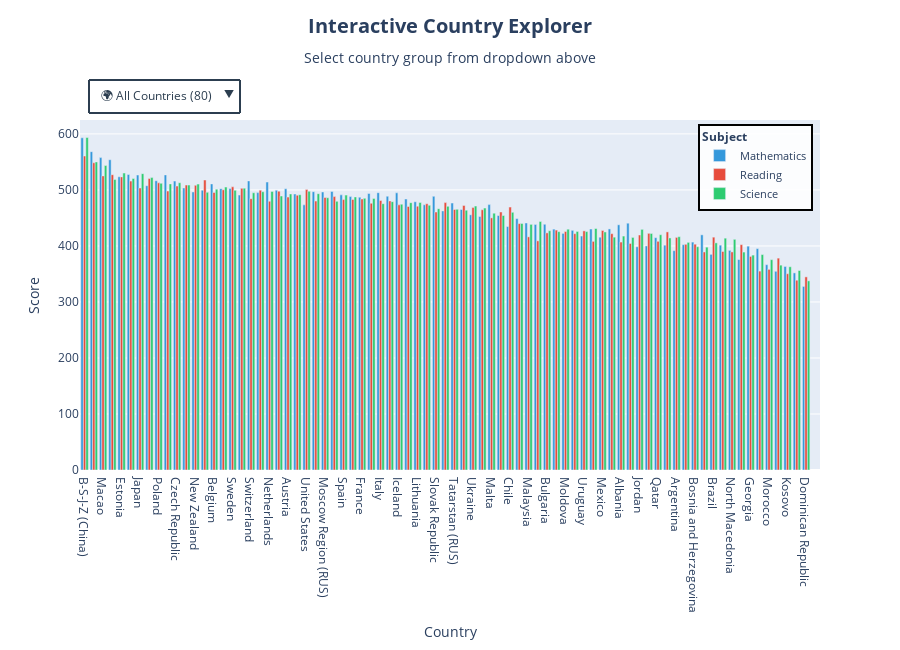

The code cell stored with this chart in its notebook:
### Code cell
# Interactive Plot 1: Country Performance Explorer
# Prepare data
plot_data = country_scores[['Math', 'Reading', 'Science', 'Overall']].reset_index()
plot_data.columns = ['Country', 'Mathematics', 'Reading', 'Science', 'Overall']
plot_data = plot_data.sort_values('Overall', ascending=False)

# Country groups
all_countries = plot_data['Country'].tolist()
top10_countries = plot_data.nlargest(10, 'Overall')['Country'].tolist()
top20_countries = plot_data.nlargest(20, 'Overall')['Country'].tolist()
top5_countries = plot_data.nlargest(5, 'Overall')['Country'].tolist()
greece_comparison = top5_countries + ['Greece'] if 'Greece' not in top5_countries else top5_countries

# Create figure with dropdown menus
fig = go.Figure()

# Add traces for all three subjects
subjects = ['Mathematics', 'Reading', 'Science']
colors = ['#3498db', '#e74c3c', '#2ecc71']

for subject, color in zip(subjects, colors):
    fig.add_trace(go.Bar(
        x=plot_data['Country'],
        y=plot_data[subject],
        name=subject,
        marker=dict(color=color),
        hovertemplate='<b>%{x}</b><br>' + subject + ': %{y:.1f}<extra></extra>'
    ))

# Create dropdown menu for country selection
country_buttons = []

# All Countries button
country_buttons.append(
    dict(label='🌍 All Countries (80)', method='update',
         args=[{'x': [all_countries, all_countries, all_countries],
                'y': [plot_data['Mathematics'].tolist(), 
                      plot_data['Reading'].tolist(), 
                      plot_data['Science'].tolist()]}])
)

# Top 10 button
country_buttons.append(
    dict(label='🏆 Top 10', method='update',
         args=[{'x': [top10_countries, top10_countries, top10_countries],
                'y': [[plot_data[plot_data['Country']==c][s].values[0] for c in top10_countries] 
                      for s in subjects]}])
)

# Top 20 button
country_buttons.append(
    dict(label='⭐ Top 20', method='update',
         args=[{'x': [top20_countries, top20_countries, top20_countries],
                'y': [[plot_data[plot_data['Country']==c][s].values[0] for c in top20_countries] 
                      for s in subjects]}])
)

# Greece vs Top 5 button
country_buttons.append(
    dict(label='🇬🇷 Greece vs Top 5', method='update',
         args=[{'x': [greece_comparison, greece_comparison, greece_comparison],
                'y': [[plot_data[plot_data['Country']==c][s].values[0] for c in greece_comparison] 
                      for s in subjects]}])
)

# Update layout with dropdown positioning
fig.update_layout(
    title={
        'text': '<b>Interactive Country Explorer</b><br><sub>Select country group from dropdown above</sub>',
        'y': 0.95,
        'x': 0.5,
        'xanchor': 'center',
        'yanchor': 'top',
        'font': {'size': 20}
    },
    xaxis_title='Country',
    yaxis_title='Score',
    barmode='group',
    height=650,
    margin=dict(t=120),
    hovermode='closest',
    showlegend=True,
    legend=dict(
        title=dict(text='<b>Subject</b>', font=dict(size=12)),
        orientation="v",
        yanchor="top",
        y=0.99,
        xanchor="right",
        x=0.99,
        bgcolor="rgba(255, 255, 255, 0.9)",
        bordercolor="Black",
        borderwidth=2,
        font=dict(size=11)
    ),
    xaxis={'categoryorder': 'total descending'},
    updatemenus=[
        dict(
            active=0,
            buttons=country_buttons,
            direction='down',
            pad={"r": 10, "t": 10},
            showactive=True,
            x=0.01,
            xanchor='left',
            y=1.15,
            yanchor='top',
            bgcolor='rgba(255, 255, 255, 0.95)',
            bordercolor='#2c3e50',
            borderwidth=2,
            font=dict(size=12, color='#2c3e50')
        )
    ]
)

fig.show()
print("\n✓ Interactive Plot 1: Country Performance Explorer")
print("   Filters: 🌍 All Countries | 🏆 Top 10 | ⭐ Top 20 | 🇬🇷 Greece vs Top 5")

### Figure 1 — Plotly figure (JSON) as saved in the notebook; plotly's stock layout.template omitted (floating-point values rounded to 4 significant figures; data arrays with more than 128 entries replaced by an {"elided": "..."} marker saying what was removed)
{"data": [{"hovertemplate": "<b>%{x}</b><br>Mathematics: %{y:.1f}<extra></extra>", "marker": {"color": "#3498db"}, "name": "Mathematics", "type": "bar", "x": ["B-S-J-Z (China)", "Singapore", "Macao", "Hong Kong", "Estonia", "Korea", "Japan", "Finland", "Poland", "Chinese Taipei", "Czech Republic", "Canada", "New Zealand", "Ireland", "Belgium", "Germany", "Sweden", "Australia", "Switzerland", "United Kingdom", "Netherlands", "Norway", "Austria", "Portugal", "United States", "Slovenia", "Moscow Region (RUS)", "Denmark", "Spain", "Hungary", "France", "Latvia", "Italy", "Russian Federation", "Iceland", "Luxembourg", "Lithuania", "Belarus", "Slovak Republic", "Croatia", "Tatarstan (RUS)", "Israel", "Ukraine", "Turkey", "Malta", "Greece", "Chile", "Serbia", "Malaysia", "Thailand", "Bulgaria", "Romania", "Moldova", "United Arab Emirates", "Uruguay", "Brunei Darussalam", "Mexico", "Montenegro", "Albania", "Kazakhstan", "Jordan", "Colombia", "Qatar", "Costa Rica", "Argentina", "Peru", "Bosnia and Herzegovina", "Baku (Azerbaijan)", "Brazil", "Indonesia", "North Macedonia", "Saudi Arabia", "Georgia", "Lebanon", "Morocco", "Panama", "Kosovo", "Philippines", "Dominican Republic", "Vietnam"], "y": [593.1, 568.3, 557.7, 553.9, 523.5, 527.5, 526.6, 507.5, 516.4, 526.9, 515.7, 503.5, 496.4, 499.6, 510.8, 502.2, 502.4, 490.7, 516.1, 495.2, 514.1, 499.6, 502, 492.7, 473.3, 496.9, 496.3, 497.3, 491.2, 488.1, 487.0, 493.7, 495.1, 488.8, 494.8, 483.8, 478.9, 473.4, 488.6, 462.6, 476.6, 465.0, 455.6, 452.6, 473.8, 454.2, 434.6, 448.8, 441, 438.4, 438.7, 430.0, 422.4, 427.9, 417.7, 430.2, 415.6, 430.4, 437.7, 440.6, 398.5, 400.0, 414.8, 401.4, 391.6, 402.2, 406.9, 419.9, 385.0, 401.4, 392.1, 375.7, 399.6, 395.2, 366.5, 354.7, 363.4, 351.9, 327.7, null]}, {"hovertemplate": "<b>%{x}</b><br>Reading: %{y:.1f}<extra></extra>", "marker": {"color": "#e74c3c"}, "name": "Reading", "type": "bar", "x": ["B-S-J-Z (China)", "Singapore", "Macao", "Hong Kong", "Estonia", "Korea", "Japan", "Finland", "Poland", "Chinese Taipei", "Czech Republic", "Canada", "New Zealand", "Ireland", "Belgium", "Germany", "Sweden", "Australia", "Switzerland", "United Kingdom", "Netherlands", "Norway", "Austria", "Portugal", "United States", "Slovenia", "Moscow Region (RUS)", "Denmark", "Spain", "Hungary", "France", "Latvia", "Italy", "Russian Federation", "Iceland", "Luxembourg", "Lithuania", "Belarus", "Slovak Republic", "Croatia", "Tatarstan (RUS)", "Israel", "Ukraine", "Turkey", "Malta", "Greece", "Chile", "Serbia", "Malaysia", "Thailand", "Bulgaria", "Romania", "Moldova", "United Arab Emirates", "Uruguay", "Brunei Darussalam", "Mexico", "Montenegro", "Albania", "Kazakhstan", "Jordan", "Colombia", "Qatar", "Costa Rica", "Argentina", "Peru", "Bosnia and Herzegovina", "Baku (Azerbaijan)", "Brazil", "Indonesia", "North Macedonia", "Saudi Arabia", "Georgia", "Lebanon", "Morocco", "Panama", "Kosovo", "Philippines", "Dominican Republic", "Vietnam"], "y": [560.5, 548.5, 525.1, 527.2, 523.3, 515.8, 503.5, 520.3, 512.6, 498, 506.9, 508.6, 508.2, 517.7, 495.4, 500.2, 505.5, 502.9, 484.4, 499.6, 479.8, 497.8, 487.1, 490.6, 500.6, 480.1, 486.5, 488.1, 482.7, 482.9, 483.8, 476.2, 481.1, 480.3, 473.3, 470.5, 471.1, 475.3, 460.6, 477.4, 465.1, 472.3, 468.5, 464.6, 450.1, 460.6, 469.4, 439.9, 416.2, 409.1, 423.3, 428.3, 425.8, 421.9, 426.9, 408.2, 427.6, 421.9, 407.0, 404.4, 419.5, 422.5, 408.3, 425.1, 415.3, 402.9, 403.1, 389.2, 415.6, 390.1, 389.3, 402.3, 381.3, 355.1, 358.2, 378.2, 350.4, 338.8, 344.8, null]}, {"hovertemplate": "<b>%{x}</b><br>Science: %{y:.1f}<extra></extra>", "marker": {"color": "#2ecc71"}, "name": "Science", "type": "bar", "x": ["B-S-J-Z (China)", "Singapore", "Macao", "Hong Kong", "Estonia", "Korea", "Japan", "Finland", "Poland", "Chinese Taipei", "Czech Republic", "Canada", "New Zealand", "Ireland", "Belgium", "Germany", "Sweden", "Australia", "Switzerland", "United Kingdom", "Netherlands", "Norway", "Austria", "Portugal", "United States", "Slovenia", "Moscow Region (RUS)", "Denmark", "Spain", "Hungary", "France", "Latvia", "Italy", "Russian Federation", "Iceland", "Luxembourg", "Lithuania", "Belarus", "Slovak Republic", "Croatia", "Tatarstan (RUS)", "Israel", "Ukraine", "Turkey", "Malta", "Greece", "Chile", "Serbia", "Malaysia", "Thailand", "Bulgaria", "Romania", "Moldova", "United Arab Emirates", "Uruguay", "Brunei Darussalam", "Mexico", "Montenegro", "Albania", "Kazakhstan", "Jordan", "Colombia", "Qatar", "Costa Rica", "Argentina", "Peru", "Bosnia and Herzegovina", "Baku (Azerbaijan)", "Brazil", "Indonesia", "North Macedonia", "Saudi Arabia", "Georgia", "Lebanon", "Morocco", "Panama", "Kosovo", "Philippines", "Dominican Republic", "Vietnam"], "y": [593.6, 550.0, 543.5, 518.5, 530.1, 520.3, 529.0, 522.0, 511.8, 510.8, 512.9, 508.7, 510.4, 495.8, 501.4, 505.1, 499.4, 503.2, 494.9, 496.7, 497.4, 489.1, 492.8, 491.4, 497.6, 493.2, 486, 479.6, 490.7, 487.5, 485.0, 484.9, 475.4, 479.0, 474.6, 477.2, 477.7, 472.6, 466.5, 470.7, 465.5, 463.9, 471.1, 467.6, 458.6, 454.3, 459.9, 440.1, 438.5, 443.7, 427.2, 425.5, 429.9, 425.9, 425.6, 431.1, 425.0, 415.7, 417.6, 415.2, 429.6, 422.3, 420.0, 414.3, 416.5, 406.4, 398.6, 397.9, 405.5, 413.9, 411.8, 389.1, 383.7, 384.6, 375.5, 365.7, 362.8, 356.1, 337.7, null]}], "layout": {"barmode": "group", "height": 650, "hovermode": "closest", "legend": {"bgcolor": "rgba(255, 255, 255, 0.9)", "bordercolor": "Black", "borderwidth": 2, "font": {"size": 11}, "orientation": "v", "title": {"font": {"size": 12}, "text": "<b>Subject</b>"}, "x": 0.99, "xanchor": "right", "y": 0.99, "yanchor": "top"}, "margin": {"t": 120}, "showlegend": true, "title": {"font": {"size": 20}, "text": "<b>Interactive Country Explorer</b><br><sub>Select country group from dropdown above</sub>", "x": 0.5, "xanchor": "center", "y": 0.95, "yanchor": "top"}, "updatemenus": [{"active": 0, "bgcolor": "rgba(255, 255, 255, 0.95)", "bordercolor": "#2c3e50", "borderwidth": 2, "buttons": [{"args": [{"x": {"elided": "3x80 str values"}, "y": {"elided": "3x80 float values"}}], "label": "🌍 All Countries (80)", "method": "update"}, {"args": [{"x": [["B-S-J-Z (China)", "Singapore", "Macao", "Hong Kong", "Estonia", "Korea", "Japan", "Finland", "Poland", "Chinese Taipei"], ["B-S-J-Z (China)", "Singapore", "Macao", "Hong Kong", "Estonia", "Korea", "Japan", "Finland", "Poland", "Chinese Taipei"], ["B-S-J-Z (China)", "Singapore", "Macao", "Hong Kong", "Estonia", "Korea", "Japan", "Finland", "Poland", "Chinese Taipei"]], "y": [[593.1, 568.3, 557.7, 553.9, 523.5, 527.5, 526.6, 507.5, 516.4, 526.9], [560.5, 548.5, 525.1, 527.2, 523.3, 515.8, 503.5, 520.3, 512.6, 498], [593.6, 550.0, 543.5, 518.5, 530.1, 520.3, 529.0, 522.0, 511.8, 510.8]]}], "label": "🏆 Top 10", "method": "update"}, {"args": [{"x": [["B-S-J-Z (China)", "Singapore", "Macao", "Hong Kong", "Estonia", "Korea", "Japan", "Finland", "Poland", "Chinese Taipei", "Czech Republic", "Canada", "New Zealand", "Ireland", "Belgium", "Germany", "Sweden", "Australia", "Switzerland", "United Kingdom"], ["B-S-J-Z (China)", "Singapore", "Macao", "Hong Kong", "Estonia", "Korea", "Japan", "Finland", "Poland", "Chinese Taipei", "Czech Republic", "Canada", "New Zealand", "Ireland", "Belgium", "Germany", "Sweden", "Australia", "Switzerland", "United Kingdom"], ["B-S-J-Z (China)", "Singapore", "Macao", "Hong Kong", "Estonia", "Korea", "Japan", "Finland", "Poland", "Chinese Taipei", "Czech Republic", "Canada", "New Zealand", "Ireland", "Belgium", "Germany", "Sweden", "Australia", "Switzerland", "United Kingdom"]], "y": [[593.1, 568.3, 557.7, 553.9, 523.5, 527.5, 526.6, 507.5, 516.4, 526.9, 515.7, 503.5, 496.4, 499.6, 510.8, 502.2, 502.4, 490.7, 516.1, 495.2], [560.5, 548.5, 525.1, 527.2, 523.3, 515.8, 503.5, 520.3, 512.6, 498, 506.9, 508.6, 508.2, 517.7, 495.4, 500.2, 505.5, 502.9, 484.4, 499.6], [593.6, 550.0, 543.5, 518.5, 530.1, 520.3, 529.0, 522.0, 511.8, 510.8, 512.9, 508.7, 510.4, 495.8, 501.4, 505.1, 499.4, 503.2, 494.9, 496.7]]}], "label": "⭐ Top 20", "method": "update"}, {"args": [{"x": [["B-S-J-Z (China)", "Singapore", "Macao", "Hong Kong", "Estonia", "Greece"], ["B-S-J-Z (China)", "Singapore", "Macao", "Hong Kong", "Estonia", "Greece"], ["B-S-J-Z (China)", "Singapore", "Macao", "Hong Kong", "Estonia", "Greece"]], "y": [[593.1, 568.3, 557.7, 553.9, 523.5, 454.2], [560.5, 548.5, 525.1, 527.2, 523.3, 460.6], [593.6, 550.0, 543.5, 518.5, 530.1, 454.3]]}], "label": "🇬🇷 Greece vs Top 5", "method": "update"}], "direction": "down", "font": {"color": "#2c3e50", "size": 12}, "pad": {"r": 10, "t": 10}, "showactive": true, "x": 0.01, "xanchor": "left", "y": 1.15, "yanchor": "top"}], "xaxis": {"categoryorder": "total descending", "title": {"text": "Country"}}, "yaxis": {"title": {"text": "Score"}}}}
